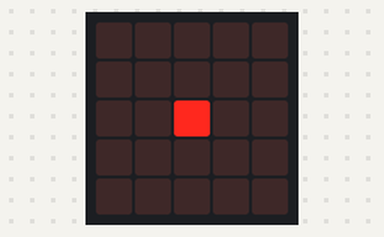
Recording of a program running on a simulated BBC micro:bit running MicroPython. On the bench: the board's 5×5 LED display.

Above: at 0.1 s.
At 0.6 s:
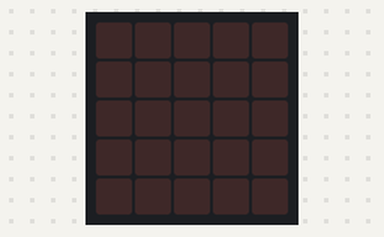

The program:

microbit_clignotement.py
```python
# Add your MicroPython code here. E.g.
from microbit import *

def clignotement(TH,TB): # paramètres temps haut TH et temps bas TB en ms
    display.set_pixel(2,2,9) # on allume la led centrale
    sleep(TH)                # pendant le temps haut TH en ms
    display.set_pixel(2,2,0) # on éteint la led centrale
    sleep(TB)                # pendant le temps bas TB en ms

while True :                # boucle sans fin
    clignotement(500,500)   # clignotement au rythme de la seconde
```

Measured:
- what the display in image 1 shows lasts 0.5 s, from 0.5 s to 1.0 s
